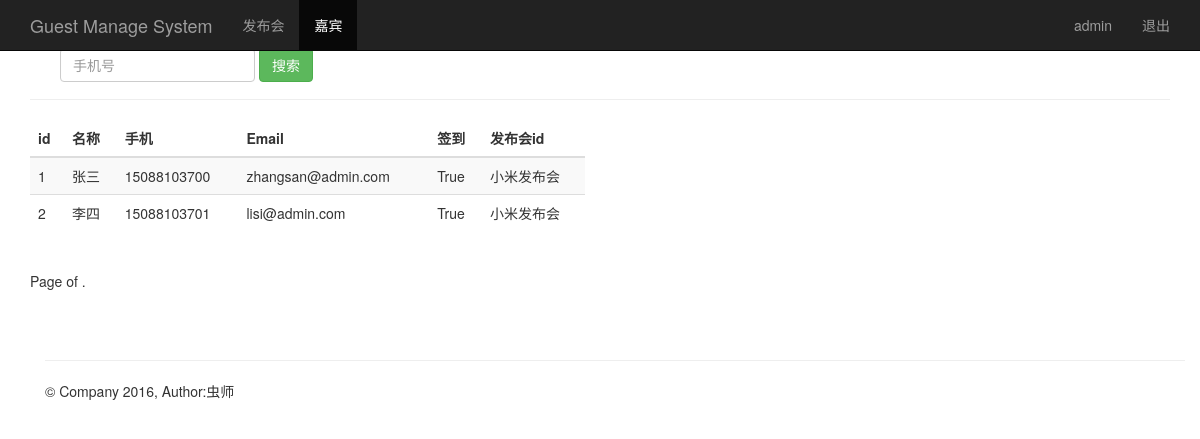
Screenshot of /search_phone/ (signed in) with the database file from the repository.
### sign/models.py (models this page shows, shortened)
class Guest(models.Model):
    event = models.ForeignKey(Event, on_delete=models.CASCADE)  # 关联发布会id
    realname = models.CharField(max_length=64)  # 姓名
    phone = models.CharField(max_length=16)  # 手机号
    email = models.EmailField()  # 邮箱
    sign = models.BooleanField()  # 签到状态
    create_time = models.DateTimeField(auto_now=True)  # 创建时间（自动获取当前时间）
    class Meta:
        unique_together = ("event", "phone")

class Event(models.Model):
    name = models.CharField(max_length=100)  # 发布会标题
    limit = models.IntegerField()  # 参加人数
    status = models.BooleanField()  # 状态
    address = models.CharField(max_length=200)  # 地址
    start_time = models.DateTimeField('events time')  # 发布会时间
    create_time = models.DateTimeField(auto_now=True)  # 创建时间（自动获取当前时间）
    def __str__(self):
        return self.name

### sign/views.py (the view)
# urls.py: path(r'^search_phone/$', views.search_phone),
@login_required
def search_phone(request):
    username = request.session.get('user', '')
    search_phone = request.GET.get("phone", "")
    guest_list = Guest.objects.filter(phone__contains=search_phone)
    return render(request, "guest_manage.html", {"user": username, "guests": guest_list})

### sign/templates/guest_manage.html (shortened to what this page needs)
{% extends "base.html" %}
{% block content %}
    <nav class="navbar navbar-inverse navbar-fixed-top">
      <div class="container">
        <div class="navbar-header">
          <a class="navbar-brand" href="/guest_manage/">Guest Manage System</a>
        </div>
        <div id="navbar" class="collapse navbar-collapse">
          <ul class="nav navbar-nav">
            <li><a href="/event_manage/">发布会</a></li>
            <li class="active"><a href="#about">嘉宾</a></li>
          </ul>
          <ul class="nav navbar-nav navbar-right">
           <li><a href="#">{{user}}</a></li>
           <li><a href="/logout/">退出</a></li>
         </ul>
        </div>
      </div>
    </nav>
    <div class="container theme-showcase" role="main">
      <div class="page-header">
        <div id="navbar" class="navbar-collapse collapse">
          <form class="navbar-form" method="get" action="/search_phone/">
            <div class="form-group">
              <input name="phone" type="text" placeholder="手机号" class="form-control">
            </div>
            <button type="submit" class="btn btn-success">搜索</button>
          </form>
        </div>
      </div>
      <div class="row">
        <div class="col-md-6">
          <table class="table table-striped">
            <thead>
              <tr>
                <th>id</th>
                <th>名称</th>
                <th>手机</th>
                <th>Email</th>
                <th>签到</th>
                <th>发布会id</th>
              </tr>
            </thead>
            <tbody>
              {% for guest in guests %}
                <tr>
                  <td>{{ guest.id }}</td>
                  <td>{{ guest.realname }}</td>
                  <td>{{ guest.phone }}</td>
                  <td>{{ guest.email }}</td>
                  <td>{{ guest.sign }}</td>
                  <td>{{ guest.event }}</td>
                </tr>
             {% endfor %}
            </tbody>
          </table>
        </div>
      </div>
    <div class="pagination">
      <span class="step-links">
          <span class="current">
            Page {{ guests.number }} of {{ guests.paginator.num_pages }}.
          </span>
      </span>
    </div>
{% endblock %}

### sign/templates/base.html (shortened to what this page needs)
<!DOCTYPE html>
<html lang="zh-CN">
  <head>
      <link href="//cdn.bootcss.com/bootstrap/3.3.5/css/bootstrap.min.css" rel="stylesheet">
      <link href="//v3.bootcss.com/examples/theme/theme.css" rel="stylesheet">
  </head>
  <body role="document">
  {% block content %}
  {% endblock %}
    <div class="container theme-showcase" role="main">
        <div class="page-header">
        </div>
        <footer class="footer">
          <p>&copy; Company 2016, Author:虫师</p>
        </footer>
    </div>
  </body>
</html>

### rows the page displays
Guest: id "1", realname "张三", phone "15088103700", email "zhangsan@admin.com", sign "True", event "小米发布会"
Guest: id "2", realname "李四", phone "15088103701", email "lisi@admin.com", sign "True", event "小米发布会"

### other values shown
{{ user }} "admin"
